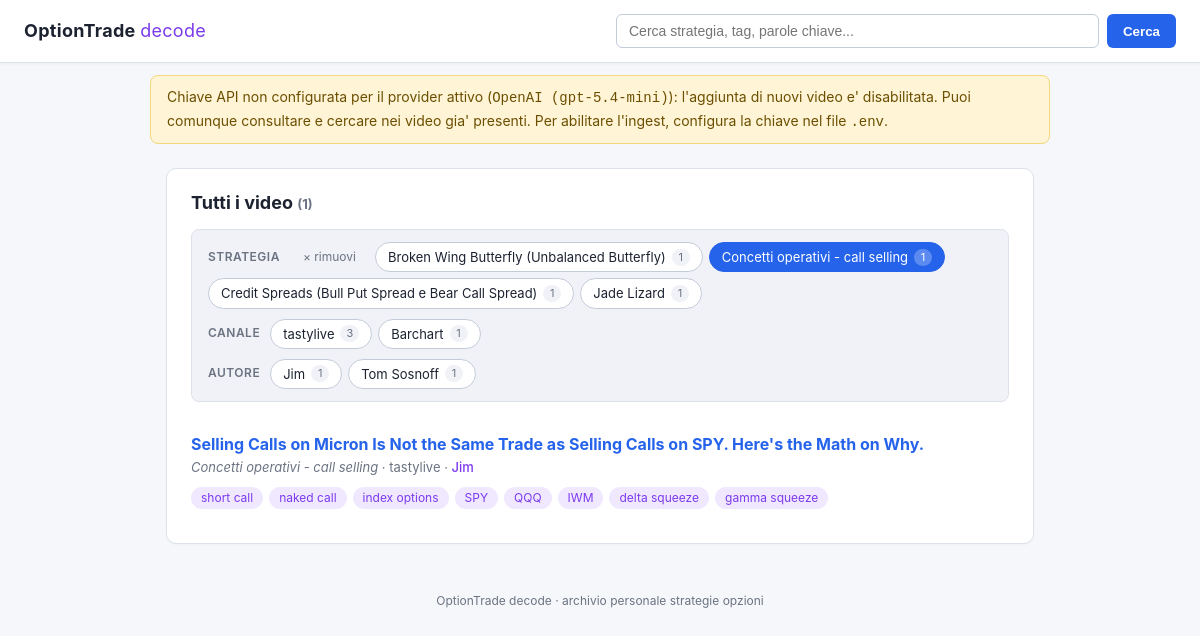
/search?strategia=Concetti+operativi+-+call+selling, run on the app's committed database.
### tables this page shows
CREATE TABLE videos (
    id           INTEGER PRIMARY KEY AUTOINCREMENT,
    url          TEXT NOT NULL UNIQUE,
    video_id     TEXT NOT NULL,
    titolo       TEXT NOT NULL DEFAULT '',
    canale       TEXT NOT NULL DEFAULT '',
    durata_sec   INTEGER,
    lingua_orig  TEXT NOT NULL DEFAULT '',
    strategia    TEXT NOT NULL DEFAULT '',
    tag          TEXT NOT NULL DEFAULT '',
    trascrizione TEXT NOT NULL DEFAULT '',
    sintesi_it   TEXT NOT NULL DEFAULT '',
    created_at   TEXT NOT NULL
, autore TEXT NOT NULL DEFAULT '', topics TEXT NOT NULL DEFAULT '');

### app.py (the view)
@app.route("/search")
def search():
    query = (request.args.get("q") or "").strip()
    strategia = (request.args.get("strategia") or "").strip() or None
    canale = (request.args.get("canale") or "").strip() or None
    autore = (request.args.get("autore") or "").strip() or None
    risultati = db.search(query, strategia=strategia, canale=canale, autore=autore)
    return render_template(
        "search.html",
        query=query,
        risultati=risultati,
        facets=db.facets(),
        filtro_strategia=strategia,
        filtro_canale=canale,
        filtro_autore=autore,
    )

### app.py (called while the page is built)
@app.context_processor
def inject_globals():
    return {
        "api_key_present": has_api_key(),
        "provider_label": provider_label(),
    }

### db.py (called while the page is built, shortened)
@contextmanager
def connect() -> Iterator[sqlite3.Connection]:
    DB_PATH.parent.mkdir(parents=True, exist_ok=True)
    conn = sqlite3.connect(DB_PATH)
    conn.row_factory = sqlite3.Row
    try:
        yield conn
        conn.commit()
    finally:
        conn.close()

def list_recent(
    limit: int = 50,
    *,
    strategia: str | None = None,
    canale: str | None = None,
    autore: str | None = None,
) -> list[sqlite3.Row]:
    where, params = _filter_clauses(strategia, canale, autore)
    sql = (
        "SELECT id, titolo, strategia, tag, topics, canale, autore, created_at "
        "FROM videos"
    )
    if where:
        sql += " WHERE " + " AND ".join(where)
    sql += " ORDER BY id DESC LIMIT ?"
    params.append(limit)
    with connect() as conn:
        return conn.execute(sql, params).fetchall()

def search(
    query: str,
    limit: int = 50,
    *,
    strategia: str | None = None,
    canale: str | None = None,
    autore: str | None = None,
) -> list[sqlite3.Row]:
    if not query.strip():
        return list_recent(limit, strategia=strategia, canale=canale, autore=autore)

def _filter_clauses(
    strategia: str | None,
    canale: str | None,
    autore: str | None,
    table_alias: str = "",
) -> tuple[list[str], list]:
    prefix = f"{table_alias}." if table_alias else ""
    where: list[str] = []
    params: list = []
    if strategia:
        where.append(f"{prefix}strategia = ?")
        params.append(strategia)
    if canale:
        where.append(f"{prefix}canale = ?")
        params.append(canale)
    if autore:
        where.append(f"{prefix}autore = ?")
        params.append(autore)
    return where, params

### ingest.py (called while the page is built)
def _provider() -> str:
    return (os.getenv("LLM_PROVIDER", "openai") or "openai").strip().lower()

def has_api_key() -> bool:
    if _provider() == "anthropic":
        return bool(os.getenv("ANTHROPIC_API_KEY", "").strip())
    return bool(os.getenv("OPENAI_API_KEY", "").strip())

def provider_label() -> str:
    p = _provider()
    if p == "anthropic":
        return f"Anthropic ({os.getenv('CLAUDE_MODEL', 'claude-sonnet-4-6')})"
    return f"OpenAI ({os.getenv('OPENAI_MODEL', 'gpt-5.4-mini')})"

### templates/search.html (shortened to what this page needs)
{% extends "base.html" %}
{% block content %}
<section class="card">
  <h2>
    {% if query %}Risultati per "{{ query }}"{% else %}Tutti i video{% endif %}
    <span class="muted small">({{ risultati|length }})</span>
  </h2>
  {% set base_endpoint = 'search' %}
  {% set base_query = {'q': query} %}
  {% include "_filter_bar.html" %}
  {% if risultati %}
    <ul class="video-list">
      {% for r in risultati %}
        <li>
          <a href="{{ url_for('video_detail', video_pk=r['id']) }}"><strong>{{ r['titolo'] or '(senza titolo)' }}</strong></a>
          <div class="meta">
            {% if r['strategia'] %}<em>{{ r['strategia'] }}</em>{% endif %}
            {% if r['canale'] %}&middot; {{ r['canale'] }}{% endif %}
            {% if r['autore'] %}&middot; <span class="autore">{{ r['autore'] }}</span>{% endif %}
          </div>
          {% if r['tag'] %}<div class="tags">{% for t in r['tag'].split(',') %}<span class="tag">{{ t.strip() }}</span>{% endfor %}</div>{% endif %}
        </li>
      {% endfor %}
    </ul>
  {% else %}
    <p class="muted">Nessun risultato.</p>
  {% endif %}
</section>
{% endblock %}

### templates/_filter_bar.html (shortened to what this page needs)
{% if facets.strategia or facets.canale %}
<div class="filter-bar">
  {% if facets.strategia %}
    <div class="group">
      <span class="label">Strategia</span>
      {% if filtro_strategia %}
        <a class="chip clear" href="{{ chip_url(base_endpoint, base_query, 'strategia', None)|trim }}">&times; rimuovi</a>
      {% endif %}
      {% for nome, n in facets.strategia[:12] %}
        <a class="chip {% if filtro_strategia == nome %}active{% endif %}"
           href="{{ chip_url(base_endpoint, base_query, 'strategia', None if filtro_strategia == nome else nome)|trim }}">
          {{ nome }} <span class="count">{{ n }}</span>
        </a>
      {% endfor %}
    </div>
  {% endif %}
  {% if facets.canale %}
    <div class="group">
      <span class="label">Canale</span>
      {% for nome, n in facets.canale[:12] %}
        <a class="chip {% if filtro_canale == nome %}active{% endif %}"
           href="{{ chip_url(base_endpoint, base_query, 'canale', None if filtro_canale == nome else nome)|trim }}">
          {{ nome }} <span class="count">{{ n }}</span>
        </a>
      {% endfor %}
    </div>
  {% endif %}
  {% if facets.autore %}
    <div class="group">
      <span class="label">Autore</span>
      {% for nome, n in facets.autore[:12] %}
        <a class="chip {% if filtro_autore == nome %}active{% endif %}"
           href="{{ chip_url(base_endpoint, base_query, 'autore', None if filtro_autore == nome else nome)|trim }}">
          {{ nome }} <span class="count">{{ n }}</span>
        </a>
      {% endfor %}
    </div>
  {% endif %}
</div>
{% endif %}

### static/style.css (style rules this page uses)
:root { --bg: #f6f7fb; --panel: #ffffff; --panel-2: #f0f2f7; --text: #1c2230; --muted: #6b7382; --accent: #2563eb; --accent-soft: #e0ebff; --accent-2: #7c3aed; --accent-2-soft: #efe8ff; --warn-bg: #fff4d6; --warn-fg: #6b4f00; --warn-border: #f3d97c; --err-bg: #ffe5e5; --err-fg: #8a1111; --err-border: #f3a8a8; --ok-bg: #def7e3; --ok-fg: #155724; --ok-border: #97e0a3; --border: #dde1ea; --border-strong: #c4ccd9; --highlight: #fff3a8; }
* { box-sizing: border-box; }
body { margin: 0; font-family: -apple-system, BlinkMacSystemFont, "Segoe UI", Roboto, "Helvetica Neue", Arial, sans-serif; background: var(--bg); color: var(--text); line-height: 1.55; }
.card { background: var(--panel); border: 1px solid var(--border); border-radius: 10px; padding: 20px 24px; margin-bottom: 20px; box-shadow: 0 1px 2px rgba(0,0,0,0.03); }
.card h2 { margin: 0 0 12px 0; font-size: 18px; }
.muted { color: var(--muted); }
.small { font-size: 13px; }
.filter-bar { display: flex; flex-direction: column; gap: 10px; padding: 12px 16px; background: var(--panel-2); border: 1px solid var(--border); border-radius: 8px; margin-bottom: 16px; }
.filter-bar .group { display: flex; flex-wrap: wrap; align-items: center; gap: 6px; }
.filter-bar .label { font-size: 12px; font-weight: 600; color: var(--muted); text-transform: uppercase; letter-spacing: 0.5px; margin-right: 4px; }
.chip { display: inline-flex; align-items: center; gap: 6px; background: var(--panel); border: 1px solid var(--border-strong); color: var(--text); padding: 4px 12px; border-radius: 999px; font-size: 13px; text-decoration: none; transition: all 0.15s; cursor: pointer; }
.chip .count { font-size: 11px; color: var(--muted); background: var(--panel-2); border-radius: 999px; padding: 0 6px; min-width: 18px; text-align: center; }
.chip.active { background: var(--accent); color: #ffffff; border-color: var(--accent); }
.chip.active .count { background: rgba(255,255,255,0.25); color: #ffffff; }
.chip.clear { background: transparent; border-color: transparent; color: var(--muted); font-size: 12px; }
.video-list { list-style: none; padding: 0; margin: 0; }
.video-list li { padding: 14px 0; border-bottom: 1px solid var(--border); }
.video-list li:last-child { border-bottom: 0; }
.video-list a { color: var(--accent); text-decoration: none; }
.meta { color: var(--muted); font-size: 13px; }
.tags { margin-top: 6px; }
.tag { display: inline-block; background: var(--accent-2-soft); color: var(--accent-2); padding: 2px 10px; border-radius: 999px; font-size: 12px; margin-right: 6px; margin-top: 4px; }
.autore { color: var(--accent-2); font-weight: 500; }

### data on the page
videos: strategia "Broken Wing Butterfly (Unbalanced Butterfly)", id "1", autore "Tom Sosnoff"
videos: strategia "Credit Spreads (Bull Put Spread e Bear Call Spread)", n "1"
videos: strategia "Jade Lizard", n "1"
videos: titolo "Selling Calls on Micron Is Not the Same Trade as Selling Calls on SPY. Here's the Math on Why.", strategia "Concetti operativi - call selling", canale "tastylive", autore "Jim", strip "short call" "naked call" "index options" "SPY" "QQQ" "IWM" "delta squeeze" "gamma squeeze"

### other printed values
{{ provider_label }} "OpenAI (gpt-5.4-mini)"
{{ risultati|length }} "1"
{{ nome }} "Concetti operativi - call selling"
{{ n }} "1"
{{ nome }} "tastylive" "Barchart"
{{ n }} "3" "1"
{{ nome }} "Jim"
